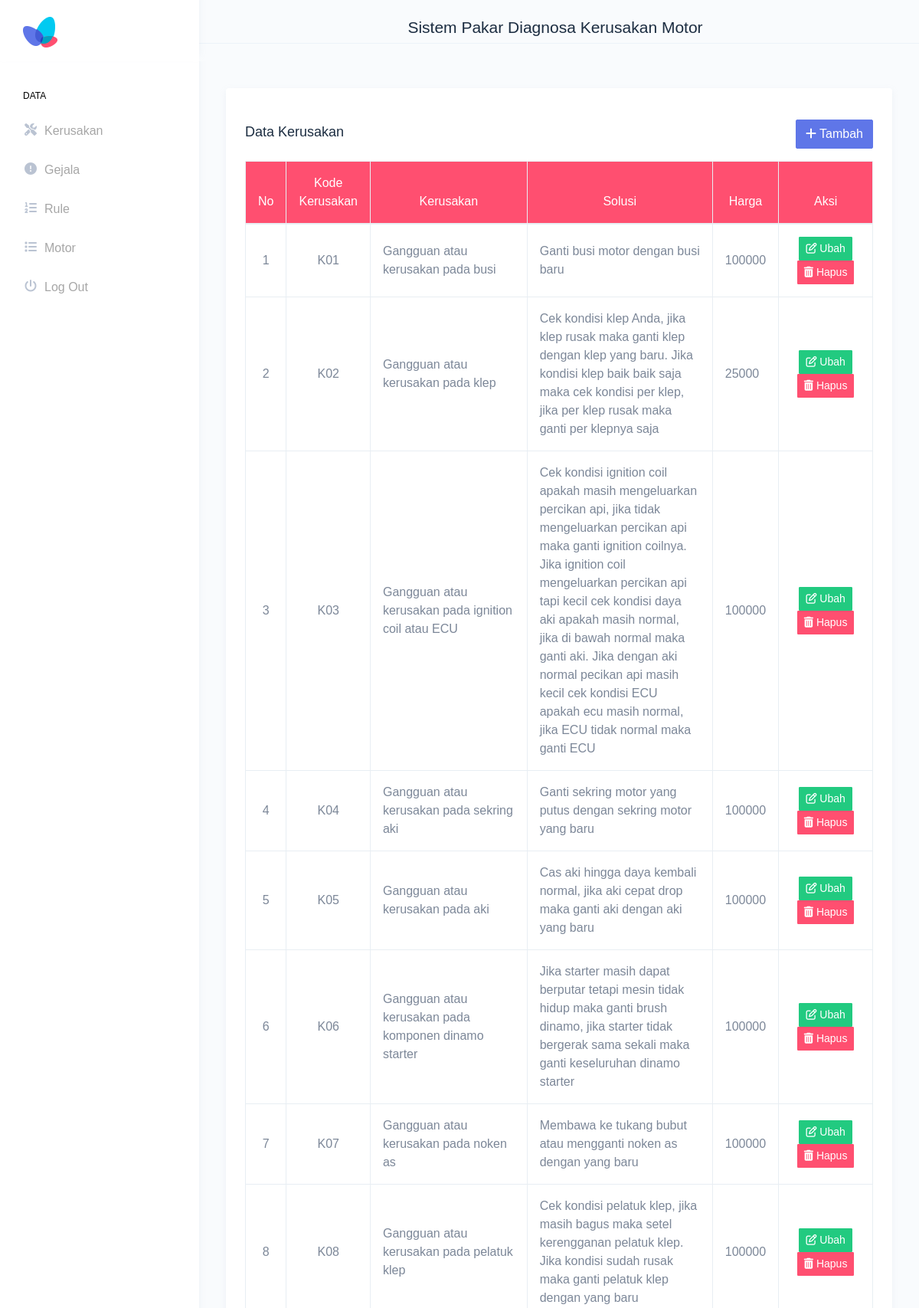
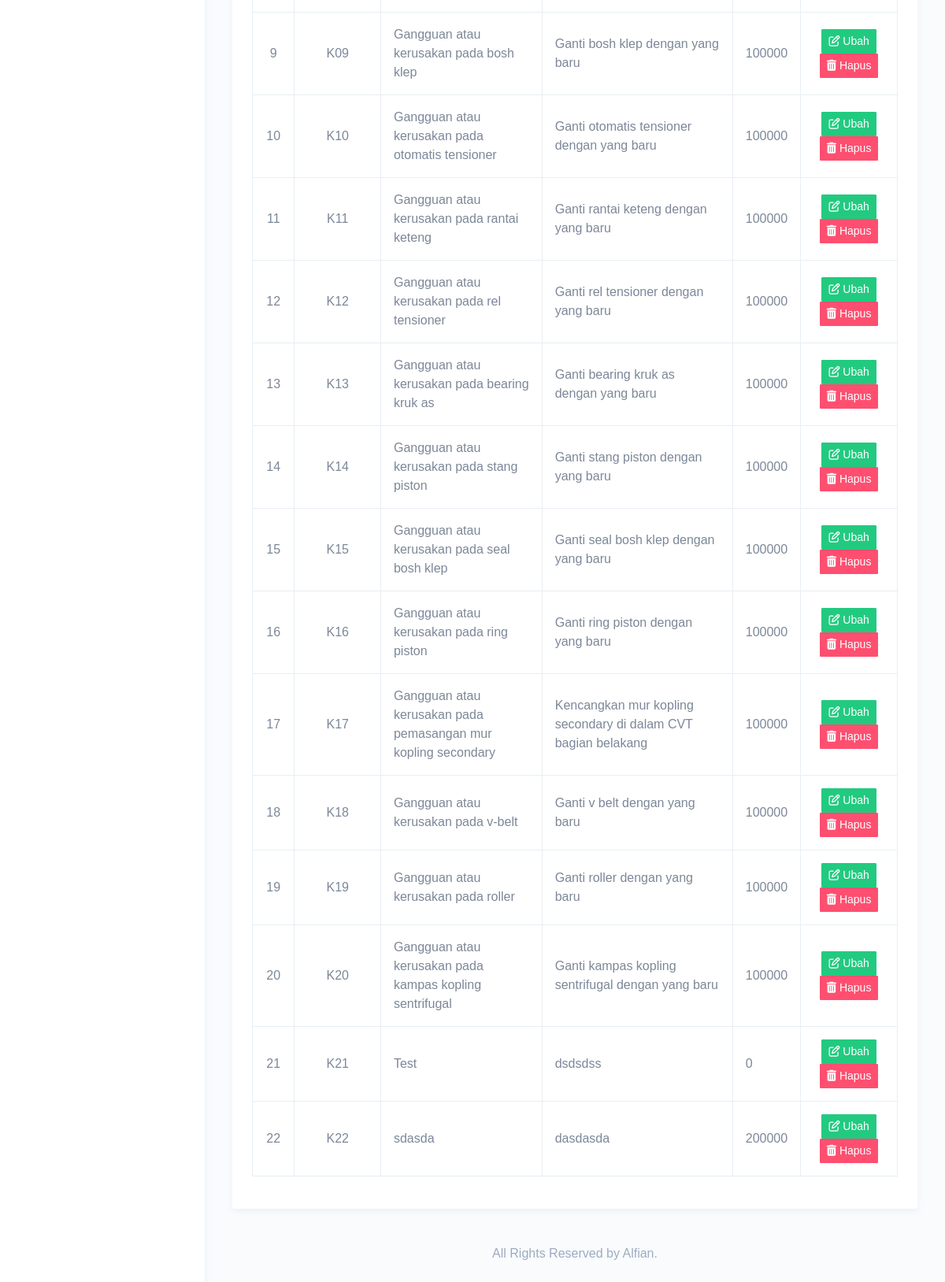
Page /index.php/hasil on the committed database (2 pictures, top to bottom).
### tables this page shows
CREATE TABLE `kerusakan` (
  `id_kerusakan` int(11) NOT NULL,
  `kode_kerusakan` varchar(3) NOT NULL,
  `kerusakan` varchar(1000) NOT NULL,
  `solusi` varchar(1000) NOT NULL,
  `harga` varchar(11) NOT NULL DEFAULT '0'
);

### application/controllers/Hasil.php (called while the page is built, shortened)
<?php
class Hasil extends CI_Controller
{
    public function index()
    {
        $data['title'] = 'Data Kerusakan';
        $data['kerusakan'] = $this->kerusakan->getKerusakan();
        $this->load->view('templates/header', $data);
        $this->load->view('templates/topbar');
        $this->load->view('templates/sidebar');
        $this->load->view('kerusakan/index');
        $this->load->view('templates/footer');
    }
}

### index.php (called while the page is built, shortened)
<?php
require_once BASEPATH.'core/CodeIgniter.php';

### application/models/Kerusakan_model.php (called while the page is built, shortened)
<?php
class Kerusakan_model extends CI_model
{
    public function getKerusakan()
    {
        return $this->db->get('kerusakan')->result_array();
    }
}

### application/views/kerusakan/index.php (the view, shortened to what this page needs)
<div class="page-wrapper">
    <div class="container-fluid">
        <div class="card">
            <div class="card-body">
                <div class="row my-3">
                    <div class="col-7 align-self-center">
                        <h4 class="page-title text-truncate text-dark font-weight-medium mb-1"><?= $title ?></h4>
                    </div>
                    <div class="col-5 align-self-center">
                        <div class="customize-input float-right">
                            <a href="<?= base_url('kerusakan/tambah') ?>" class="btn btn-primary"><span><i class="fa fa-plus"></i> Tambah</span></a>
                        </div>
                    </div>
                </div>
                <div class="table-responsive">
                    <table class="table table-bordered">
                        <thead class="bg-danger text-white">
                            <tr>
                                <th class="text-center" width="5%">No</th>
                                <th class="text-center" width="10%">Kode Kerusakan</th>
                                <th class="text-center" width="25%">Kerusakan</th>
                                <th class="text-center">Solusi</th>
                                <th class="text-center">Harga</th>
                                <th class="text-center" width="15%">Aksi</th>
                            </tr>
                        </thead>
                        <tbody>
                            <?php $i = 1; ?>
                            <?php foreach ($kerusakan as $k) : ?>
                                <tr>
                                    <td class="text-center align-middle"><?= $i ?></td>
                                    <td class="text-center align-middle"><?= $k['kode_kerusakan'] ?></td>
                                    <td class="align-middle"><?= $k['kerusakan'] ?></td>
                                    <td class="align-middle"><?= $k['solusi'] ?></td>
                                    <td class="align-middle"><?= $k['harga'] ?></td>
                                    <td class="text-center align-middle">
                                        <a href="<?= base_url('kerusakan/ubah/') . $k['id_kerusakan'] ?>" class="btn btn-sm btn-success"><span><i class="fa fa-edit"></i> Ubah</span></a>
                                        <a href="<?= base_url('kerusakan/delete/') . $k['id_kerusakan'] ?>" class="btn btn-sm btn-danger"><span><i class="fa fa-trash"></i></span> Hapus</a>
                                    </td>
                                </tr>
                                <?php $i++; ?>
                            <?php endforeach; ?>
                        </tbody>
                    </table>
                </div>
            </div>
        </div>

### rows in the picture
kerusakan: kode_kerusakan "K01", kerusakan "Gangguan atau kerusakan pada busi", solusi "Ganti busi motor dengan busi baru", harga "100000"
kerusakan: kode_kerusakan "K02", kerusakan "Gangguan atau kerusakan pada klep", solusi "Cek kondisi klep Anda, jika klep rusak maka ganti klep dengan klep yang baru. Jika kondisi klep baik baik saja maka cek kondisi per klep, jika per klep rusak maka ganti per klepnya saja", harga "25000"
kerusakan: kode_kerusakan "K03", kerusakan "Gangguan atau kerusakan pada ignition coil atau ECU", solusi "Cek kondisi ignition coil apakah masih mengeluarkan percikan api, jika tidak mengeluarkan percikan api maka ganti ignition coilnya. Jika ignition coil mengeluarkan percikan api tapi kecil cek kondisi daya aki apakah masih normal, jika di bawah normal maka ganti aki. Jika dengan aki normal pecikan api masih kecil cek kondisi ECU apakah ecu masih normal, jika ECU tidak normal maka ganti ECU", harga "100000"
kerusakan: kode_kerusakan "K04", kerusakan "Gangguan atau kerusakan pada sekring aki", solusi "Ganti sekring motor yang putus dengan sekring motor yang baru", harga "100000"
kerusakan: kode_kerusakan "K05", kerusakan "Gangguan atau kerusakan pada aki", solusi "Cas aki hingga daya kembali normal, jika aki cepat drop maka ganti aki dengan aki yang baru", harga "100000"
kerusakan: kode_kerusakan "K06", kerusakan "Gangguan atau kerusakan pada komponen dinamo starter", solusi "Jika starter masih dapat berputar tetapi mesin tidak hidup maka ganti brush dinamo, jika starter tidak bergerak sama sekali maka ganti keseluruhan dinamo starter", harga "100000"
kerusakan: kode_kerusakan "K07", kerusakan "Gangguan atau kerusakan pada noken as", solusi "Membawa ke tukang bubut atau mengganti noken as dengan yang baru", harga "100000"
kerusakan: kode_kerusakan "K08", kerusakan "Gangguan atau kerusakan pada pelatuk klep", solusi "Cek kondisi pelatuk klep, jika masih bagus maka setel kerengganan pelatuk klep. Jika kondisi sudah rusak maka ganti pelatuk klep dengan yang baru", harga "100000"
kerusakan: kode_kerusakan "K09", kerusakan "Gangguan atau kerusakan pada bosh klep", solusi "Ganti bosh klep dengan yang baru", harga "100000"
kerusakan: kode_kerusakan "K10", kerusakan "Gangguan atau kerusakan pada otomatis tensioner", solusi "Ganti otomatis tensioner dengan yang baru", harga "100000"
kerusakan: kode_kerusakan "K11", kerusakan "Gangguan atau kerusakan pada rantai keteng", solusi "Ganti rantai keteng dengan yang baru", harga "100000"
kerusakan: kode_kerusakan "K12", kerusakan "Gangguan atau kerusakan pada rel tensioner", solusi "Ganti rel tensioner dengan yang baru", harga "100000"
kerusakan: kode_kerusakan "K13", kerusakan "Gangguan atau kerusakan pada bearing kruk as", solusi "Ganti bearing kruk as dengan yang baru", harga "100000"
kerusakan: kode_kerusakan "K14", kerusakan "Gangguan atau kerusakan pada stang piston", solusi "Ganti stang piston dengan yang baru", harga "100000"
kerusakan: kode_kerusakan "K15", kerusakan "Gangguan atau kerusakan pada seal bosh klep", solusi "Ganti seal bosh klep dengan yang baru", harga "100000"
kerusakan: kode_kerusakan "K16", kerusakan "Gangguan atau kerusakan pada ring piston", solusi "Ganti ring piston dengan yang baru", harga "100000"
kerusakan: kode_kerusakan "K17", kerusakan "Gangguan atau kerusakan pada pemasangan mur kopling secondary", solusi "Kencangkan mur kopling secondary di dalam CVT bagian belakang", harga "100000"
kerusakan: kode_kerusakan "K18", kerusakan "Gangguan atau kerusakan pada v-belt", solusi "Ganti v belt dengan yang baru", harga "100000"
kerusakan: kode_kerusakan "K19", kerusakan "Gangguan atau kerusakan pada roller", solusi "Ganti roller dengan yang baru", harga "100000"
kerusakan: kode_kerusakan "K20", kerusakan "Gangguan atau kerusakan pada kampas kopling sentrifugal", solusi "Ganti kampas kopling sentrifugal dengan yang baru", harga "100000"
kerusakan: kode_kerusakan "K21", kerusakan "Test", solusi "dsdsdss", harga "0"
kerusakan: kode_kerusakan "K22", kerusakan "sdasda", solusi "dasdasda", harga "200000"

### other values in the picture
$title "Data Kerusakan"
